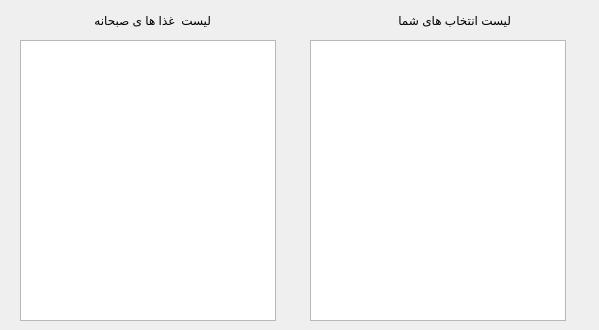
      <widget class="QWidget" name="breakfast">
       <attribute name="title">
        <string>صبحانه</string>
       </attribute>
       <widget class="QPushButton" name="BTNmvRBreak">
        <property name="geometry">
         <rect>
          <x>280</x>
          <y>163</y>
          <width>20</width>
          <height>20</height>
         </rect>
        </property>
        <property name="text">
         <string/>
        </property>
        <property name="icon">
         <iconset>
          <normalon>C:/Users/pc/Desktop/icons/Button-Next.ico</normalon>
         </iconset>
        </property>
        <property name="flat">
         <bool>true</bool>
        </property>
       </widget>
       <widget class="QListWidget" name="LSTWGselectedBreak">
        <property name="geometry">
         <rect>
          <x>310</x>
          <y>40</y>
          <width>256</width>
          <height>281</height>
         </rect>
        </property>
        <property name="font">
         <font>
          <family>B Koodak</family>
         </font>
        </property>
       </widget>
       <widget class="QPushButton" name="BTNmvLBreak">
        <property name="geometry">
         <rect>
          <x>280</x>
          <y>190</y>
          <width>20</width>
          <height>16</height>
         </rect>
        </property>
        <property name="text">
         <string/>
        </property>
        <property name="icon">
         <iconset>
          <normalon>C:/Users/pc/Desktop/icons/Button-Previous.ico</normalon>
         </iconset>
        </property>
        <property name="flat">
         <bool>true</bool>
        </property>
       </widget>
       <widget class="QPushButton" name="BTNmvUBreak">
        <property name="geometry">
         <rect>
          <x>570</x>
          <y>270</y>
          <width>20</width>
          <height>20</height>
         </rect>
        </property>
        <property name="font">
         <font>
          <pointsize>8</pointsize>
         </font>
        </property>
        <property name="text">
         <string/>
        </property>
        <property name="icon">
         <iconset>
          <normalon>C:/Users/pc/Desktop/icons/Button-Upload.ico</normalon>
         </iconset>
        </property>
        <property name="flat">
         <bool>true</bool>
        </property>
       </widget>
       <widget class="QPushButton" name="BTNmvDBreak">
        <property name="geometry">
         <rect>
          <x>570</x>
          <y>290</y>
          <width>20</width>
          <height>20</height>
         </rect>
        </property>
        <property name="font">
         <font>
          <pointsize>8</pointsize>
         </font>
        </property>
        <property name="text">
         <string/>
        </property>
        <property name="icon">
         <iconset>
          <normalon>C:/Users/pc/Desktop/icons/Button-Download.ico</normalon>
         </iconset>
        </property>
        <property name="flat">
         <bool>true</bool>
        </property>
       </widget>
       <widget class="QListWidget" name="LSTWGallBreak">
        <property name="geometry">
         <rect>
          <x>20</x>
          <y>40</y>
          <width>256</width>
          <height>281</height>
         </rect>
        </property>
        <property name="font">
         <font>
          <family>B Koodak</family>
         </font>
        </property>
       </widget>
       <widget class="QLabel" name="label_15">
        <property name="geometry">
         <rect>
          <x>60</x>
          <y>10</y>
          <width>151</width>
          <height>21</height>
         </rect>
        </property>
        <property name="text">
         <string>لیست  غذا ها ی صبحانه</string>
        </property>
       </widget>
       <widget class="QLabel" name="label_16">
        <property name="geometry">
         <rect>
          <x>360</x>
          <y>10</y>
          <width>151</width>
          <height>21</height>
         </rect>
        </property>
        <property name="text">
         <string>لیست انتخاب های شما</string>
        </property>
       </widget>
      </widget>
